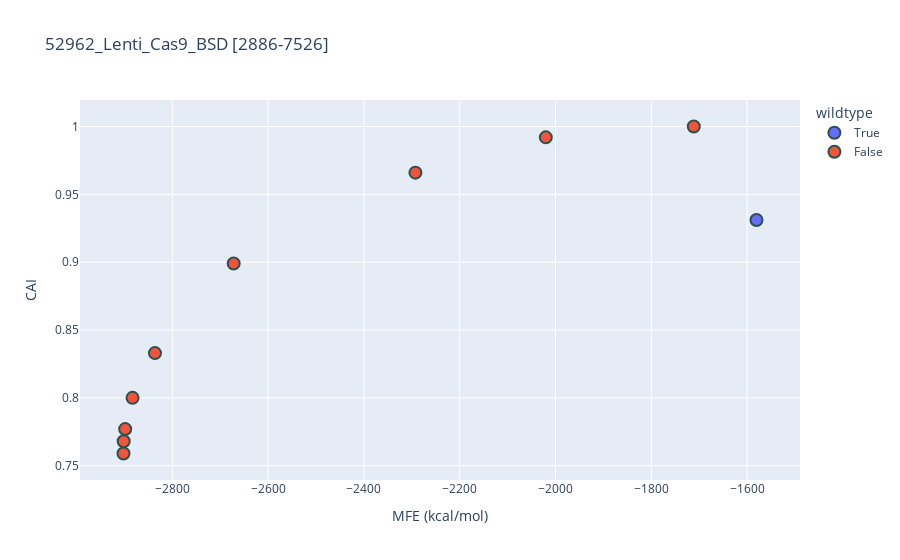
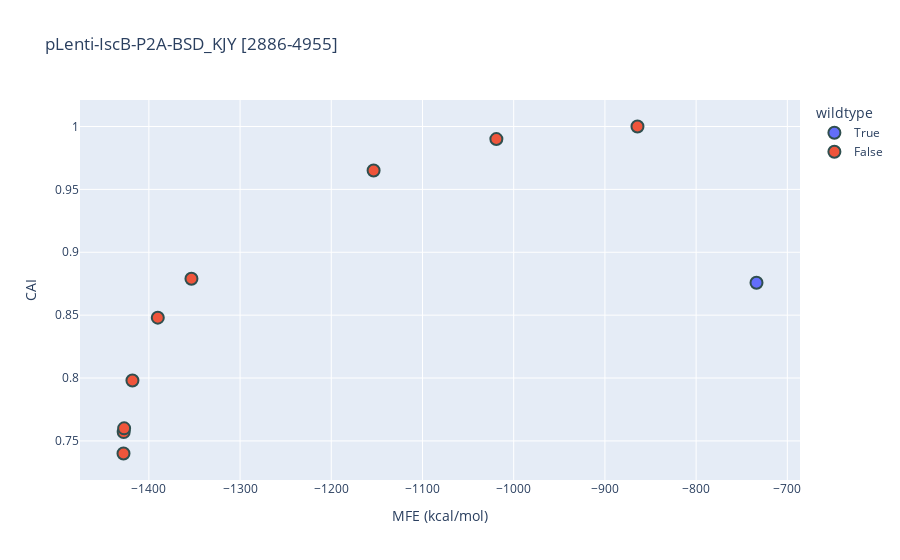
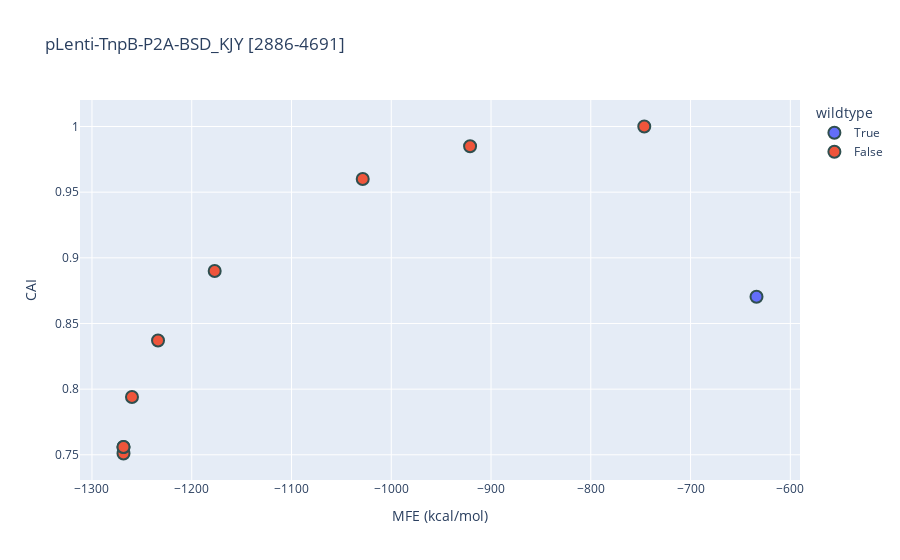

Source (notebook cell) for these figures, in order:
### Code cell
def vis(group):
    fig = px.scatter(group, x="MFE (kcal/mol)", y="CAI", color="wildtype", hover_data=["Name", "lambda"], title=f"{group.iloc[0]['Name']}")
    fig.update_traces(marker=dict(size=12,
                              line=dict(width=2,
                                        color='DarkSlateGrey')),
                  selector=dict(mode='markers'))
    fig.show()
    fig.write_html(f"./plots/{group.iloc[0]['Name']}.html")
    fig.write_image(f"./plots/{group.iloc[0]['Name']}.png")

for name, group in protein_group:
    vis(group)

### Figure 1 — Plotly figure (JSON) as saved in the notebook; plotly's stock layout.template omitted (floating-point values rounded to 4 significant figures)
{"data": [{"customdata": [["52962_Lenti_Cas9_BSD [2886-7526]", null]], "hovertemplate": "wildtype=True<br>MFE (kcal/mol)=%{x}<br>CAI=%{y}<br>Name=%{customdata[0]}<br>lambda=%{customdata[1]}<extra></extra>", "legendgroup": "True", "marker": {"color": "#636efa", "line": {"color": "DarkSlateGrey", "width": 2}, "size": 12, "symbol": "circle"}, "mode": "markers", "name": "True", "orientation": "v", "showlegend": true, "type": "scatter", "x": [-1580.0], "xaxis": "x", "y": [0.9311], "yaxis": "y"}, {"customdata": [["52962_Lenti_Cas9_BSD [2886-7526]", 0], ["52962_Lenti_Cas9_BSD [2886-7526]", 0.1], ["52962_Lenti_Cas9_BSD [2886-7526]", 0.2], ["52962_Lenti_Cas9_BSD [2886-7526]", 0.5], ["52962_Lenti_Cas9_BSD [2886-7526]", 1], ["52962_Lenti_Cas9_BSD [2886-7526]", 2], ["52962_Lenti_Cas9_BSD [2886-7526]", 5], ["52962_Lenti_Cas9_BSD [2886-7526]", 10], ["52962_Lenti_Cas9_BSD [2886-7526]", 1000]], "hovertemplate": "wildtype=False<br>MFE (kcal/mol)=%{x}<br>CAI=%{y}<br>Name=%{customdata[0]}<br>lambda=%{customdata[1]}<extra></extra>", "legendgroup": "False", "marker": {"color": "#EF553B", "line": {"color": "DarkSlateGrey", "width": 2}, "size": 12, "symbol": "circle"}, "mode": "markers", "name": "False", "orientation": "v", "showlegend": true, "type": "scatter", "x": [-2902.0, -2901.0, -2898.0, -2883.0, -2836.0, -2672.0, -2292.0, -2020.0, -1711.0], "xaxis": "x", "y": [0.759, 0.768, 0.777, 0.8, 0.833, 0.899, 0.966, 0.992, 1], "yaxis": "y"}], "layout": {"legend": {"title": {"text": "wildtype"}, "tracegroupgap": 0}, "title": {"text": "52962_Lenti_Cas9_BSD [2886-7526]"}, "xaxis": {"anchor": "y", "domain": [0, 1], "title": {"text": "MFE (kcal/mol)"}}, "yaxis": {"anchor": "x", "domain": [0, 1], "title": {"text": "CAI"}}}}

### Figure 2 — Plotly figure (JSON) as saved in the notebook; plotly's stock layout.template omitted (floating-point values rounded to 4 significant figures)
{"data": [{"customdata": [["pLenti-IscB-P2A-BSD_KJY [2886-4955]", null]], "hovertemplate": "wildtype=True<br>MFE (kcal/mol)=%{x}<br>CAI=%{y}<br>Name=%{customdata[0]}<br>lambda=%{customdata[1]}<extra></extra>", "legendgroup": "True", "marker": {"color": "#636efa", "line": {"color": "DarkSlateGrey", "width": 2}, "size": 12, "symbol": "circle"}, "mode": "markers", "name": "True", "orientation": "v", "showlegend": true, "type": "scatter", "x": [-733.8], "xaxis": "x", "y": [0.8758], "yaxis": "y"}, {"customdata": [["pLenti-IscB-P2A-BSD_KJY [2886-4955]", 0], ["pLenti-IscB-P2A-BSD_KJY [2886-4955]", 0.1], ["pLenti-IscB-P2A-BSD_KJY [2886-4955]", 0.2], ["pLenti-IscB-P2A-BSD_KJY [2886-4955]", 0.5], ["pLenti-IscB-P2A-BSD_KJY [2886-4955]", 1], ["pLenti-IscB-P2A-BSD_KJY [2886-4955]", 2], ["pLenti-IscB-P2A-BSD_KJY [2886-4955]", 5], ["pLenti-IscB-P2A-BSD_KJY [2886-4955]", 10], ["pLenti-IscB-P2A-BSD_KJY [2886-4955]", 1000]], "hovertemplate": "wildtype=False<br>MFE (kcal/mol)=%{x}<br>CAI=%{y}<br>Name=%{customdata[0]}<br>lambda=%{customdata[1]}<extra></extra>", "legendgroup": "False", "marker": {"color": "#EF553B", "line": {"color": "DarkSlateGrey", "width": 2}, "size": 12, "symbol": "circle"}, "mode": "markers", "name": "False", "orientation": "v", "showlegend": true, "type": "scatter", "x": [-1428.0, -1428.0, -1427.0, -1418, -1390.0, -1353.0, -1154.0, -1019, -864.3], "xaxis": "x", "y": [0.74, 0.757, 0.76, 0.798, 0.848, 0.879, 0.965, 0.99, 1], "yaxis": "y"}], "layout": {"legend": {"title": {"text": "wildtype"}, "tracegroupgap": 0}, "title": {"text": "pLenti-IscB-P2A-BSD_KJY [2886-4955]"}, "xaxis": {"anchor": "y", "domain": [0, 1], "title": {"text": "MFE (kcal/mol)"}}, "yaxis": {"anchor": "x", "domain": [0, 1], "title": {"text": "CAI"}}}}

### Figure 3 — Plotly figure (JSON) as saved in the notebook; plotly's stock layout.template omitted (floating-point values rounded to 4 significant figures)
{"data": [{"customdata": [["pLenti-TnpB-P2A-BSD_KJY [2886-4691]", null]], "hovertemplate": "wildtype=True<br>MFE (kcal/mol)=%{x}<br>CAI=%{y}<br>Name=%{customdata[0]}<br>lambda=%{customdata[1]}<extra></extra>", "legendgroup": "True", "marker": {"color": "#636efa", "line": {"color": "DarkSlateGrey", "width": 2}, "size": 12, "symbol": "circle"}, "mode": "markers", "name": "True", "orientation": "v", "showlegend": true, "type": "scatter", "x": [-633.9], "xaxis": "x", "y": [0.8704], "yaxis": "y"}, {"customdata": [["pLenti-TnpB-P2A-BSD_KJY [2886-4691]", 0], ["pLenti-TnpB-P2A-BSD_KJY [2886-4691]", 0.1], ["pLenti-TnpB-P2A-BSD_KJY [2886-4691]", 0.2], ["pLenti-TnpB-P2A-BSD_KJY [2886-4691]", 0.5], ["pLenti-TnpB-P2A-BSD_KJY [2886-4691]", 1], ["pLenti-TnpB-P2A-BSD_KJY [2886-4691]", 2], ["pLenti-TnpB-P2A-BSD_KJY [2886-4691]", 5], ["pLenti-TnpB-P2A-BSD_KJY [2886-4691]", 10], ["pLenti-TnpB-P2A-BSD_KJY [2886-4691]", 1000]], "hovertemplate": "wildtype=False<br>MFE (kcal/mol)=%{x}<br>CAI=%{y}<br>Name=%{customdata[0]}<br>lambda=%{customdata[1]}<extra></extra>", "legendgroup": "False", "marker": {"color": "#EF553B", "line": {"color": "DarkSlateGrey", "width": 2}, "size": 12, "symbol": "circle"}, "mode": "markers", "name": "False", "orientation": "v", "showlegend": true, "type": "scatter", "x": [-1268.0, -1268.0, -1268.0, -1260.0, -1234.0, -1177, -1029.0, -921, -746.4], "xaxis": "x", "y": [0.751, 0.756, 0.756, 0.794, 0.837, 0.89, 0.96, 0.985, 1], "yaxis": "y"}], "layout": {"legend": {"title": {"text": "wildtype"}, "tracegroupgap": 0}, "title": {"text": "pLenti-TnpB-P2A-BSD_KJY [2886-4691]"}, "xaxis": {"anchor": "y", "domain": [0, 1], "title": {"text": "MFE (kcal/mol)"}}, "yaxis": {"anchor": "x", "domain": [0, 1], "title": {"text": "CAI"}}}}
